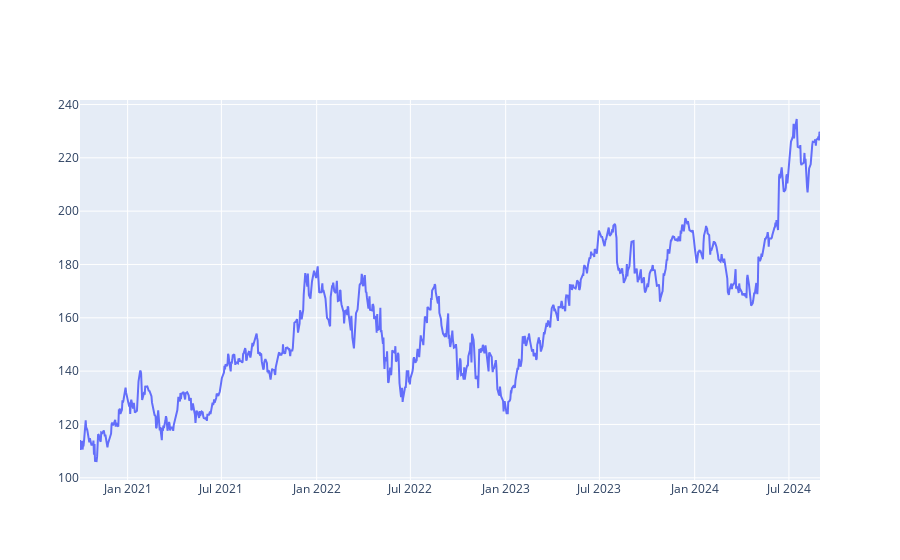

Notebook code for this chart:
### Code cell
fig = go.Figure(data=go.Scatter(x=df.index,y=df['Close'], mode='lines'))
fig.show()

### Figure 1 — Plotly figure (JSON) as saved in the notebook; plotly's stock layout.template omitted (floating-point values rounded to 4 significant figures; data arrays with more than 128 entries replaced by an {"elided": "..."} marker saying what was removed)
{"data": [{"mode": "lines", "type": "scatter", "x": {"elided": "985 str values"}, "y": {"elided": "985 float values"}}], "layout": {"autosize": true, "xaxis": {"autorange": true, "range": ["2020-10-01", "2024-08-30"], "type": "date"}, "yaxis": {"autorange": true, "range": [99.17, 241.7], "type": "linear"}}}
